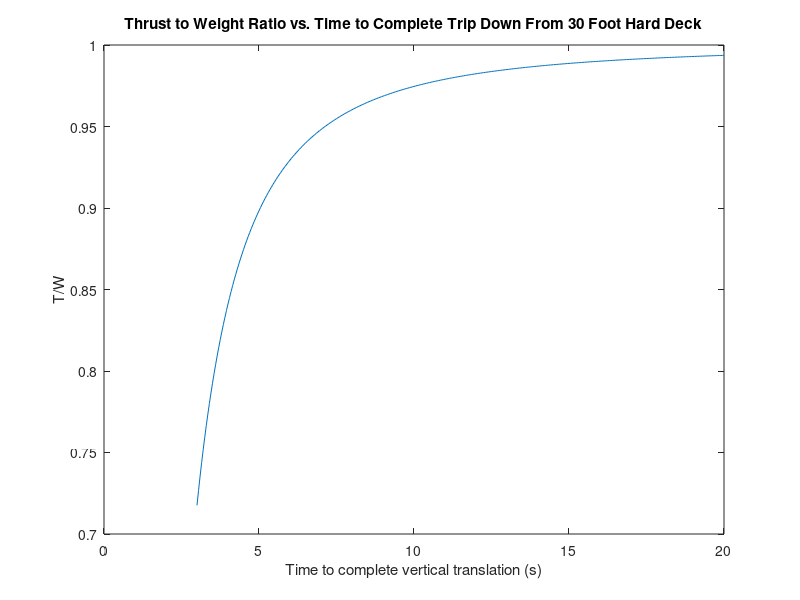

The MATLAB source for this figure:
clc; 
close all;
clear all;

h = 12.192; %m
g = 9.81; %m/s^2
m = 7.7; %kg
t = 3:0.05:20; %s

a = 2*h./(t.^2);
T = m*g - m.*a;
Fmax = - max(T) + m*g;
vmax = sqrt(2*h*(2*h./t.^2)); %max velocity for max tilt angle
nu = Fmax / (max(vmax))^2;
Tnew = m*g - m.*a - nu.*vmax.^2;

TtW = Tnew./(m*g);

plot(t, TtW)
title('Thrust to Weight Ratio vs. Time to Complete Trip Down From 30 Foot Hard Deck')
ylabel('T/W')
xlabel('Time to complete vertical translation (s)')